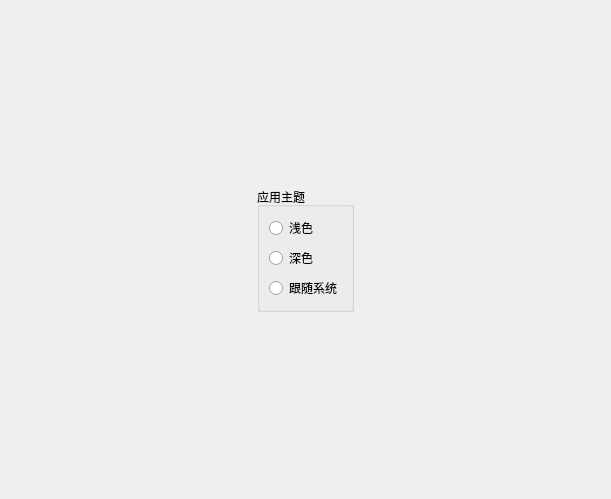
<?xml version="1.0" encoding="UTF-8"?>
<ui version="4.0">
 <class>form</class>
 <widget class="QWidget" name="form">
  <property name="geometry">
   <rect>
    <x>0</x>
    <y>0</y>
    <width>611</width>
    <height>499</height>
   </rect>
  </property>
  <property name="windowTitle">
   <string>Form</string>
  </property>
  <layout class="QGridLayout" name="gridLayout">
   <item row="0" column="1">
    <spacer name="verticalSpacer">
     <property name="orientation">
      <enum>Qt::Vertical</enum>
     </property>
     <property name="sizeHint" stdset="0">
      <size>
       <width>20</width>
       <height>71</height>
      </size>
     </property>
    </spacer>
   </item>
   <item row="1" column="0">
    <spacer name="horizontalSpacer">
     <property name="orientation">
      <enum>Qt::Horizontal</enum>
     </property>
     <property name="sizeHint" stdset="0">
      <size>
       <width>143</width>
       <height>20</height>
      </size>
     </property>
    </spacer>
   </item>
   <item row="1" column="2">
    <spacer name="horizontalSpacer_2">
     <property name="orientation">
      <enum>Qt::Horizontal</enum>
     </property>
     <property name="sizeHint" stdset="0">
      <size>
       <width>151</width>
       <height>20</height>
      </size>
     </property>
    </spacer>
   </item>
   <item row="4" column="1">
    <spacer name="verticalSpacer_2">
     <property name="orientation">
      <enum>Qt::Vertical</enum>
     </property>
     <property name="sizeHint" stdset="0">
      <size>
       <width>20</width>
       <height>71</height>
      </size>
     </property>
    </spacer>
   </item>
   <item row="1" column="1" rowspan="2">
    <widget class="QGroupBox" name="groupBox">
     <property name="title">
      <string>应用主题</string>
     </property>
     <layout class="QVBoxLayout" name="verticalLayout">
      <item>
       <widget class="QRadioButton" name="light">
        <property name="text">
         <string>浅色</string>
        </property>
       </widget>
      </item>
      <item>
       <widget class="QRadioButton" name="dark">
        <property name="text">
         <string>深色</string>
        </property>
       </widget>
      </item>
      <item>
       <widget class="QRadioButton" name="system">
        <property name="text">
         <string>跟随系统</string>
        </property>
       </widget>
      </item>
     </layout>
    </widget>
   </item>
   <item row="3" column="1">
    <layout class="QVBoxLayout" name="expansion">
     <property name="spacing">
      <number>0</number>
     </property>
    </layout>
   </item>
  </layout>
 </widget>
 <resources/>
 <connections/>
</ui>
